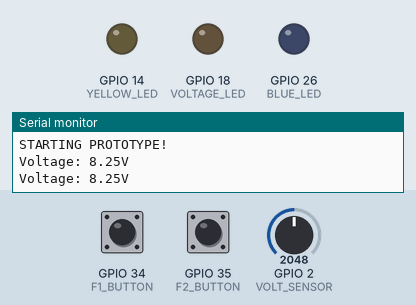
Recording of a program running on a simulated ESP32. Shown: output pins drawn as LEDs (lit = HIGH), the last lines printed to the serial monitor. Inputs (shaded band) come from the test bench; at power-on: GPIO 34 (F1_BUTTON) LOW, GPIO 35 (F2_BUTTON) LOW, GPIO 2 (VOLT_SENSOR) = 2048.

Above: at 1.8 s.
1.9 s: GPIO 34 (F1_BUTTON) pulled HIGH for 1.2 s
At 3.3 s:
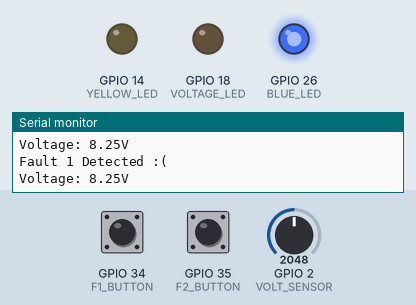
5.5 s: GPIO 35 (F2_BUTTON) pulled HIGH for 1.2 s
At 6.4 s:
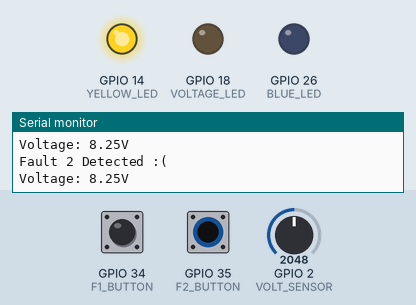
8.5 s: GPIO 35 (F2_BUTTON) pulled HIGH for 3.2 s
At 13.2 s:
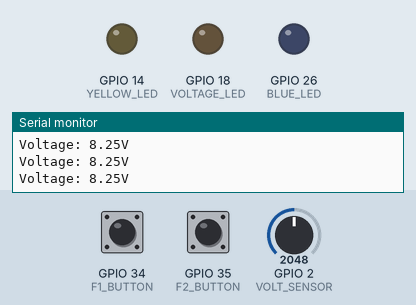
13.5 s: GPIO 34 (F1_BUTTON) pulled HIGH for 3.2 s
At 14.9 s:
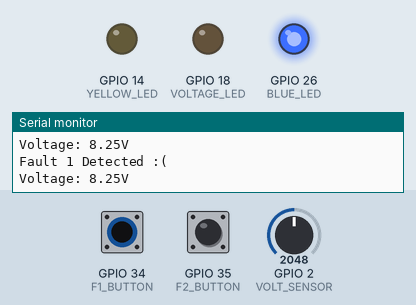
18.5 s: GPIO 34 (F1_BUTTON) driven HIGH and GPIO 35 (F2_BUTTON) driven HIGH
At 20.0 s:
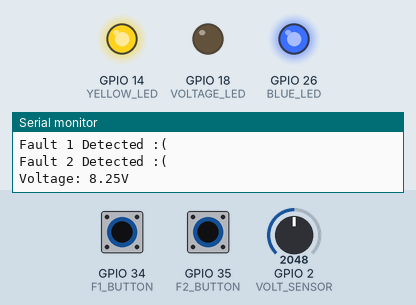
Timing chart, 0 to 21.5 s (numbered marks = the images above; inputs shaded):
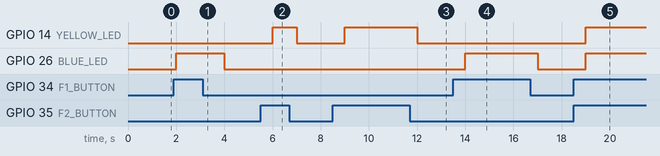

The program:

main.cpp
```cpp
#include <Arduino.h>
#include <prototype.h>

void setup()
{
  Serial.begin(115200);
  Serial.println("STARTING PROTOTYPE!");

  // set input for volt sensor
  pinMode(VOLT_SENSOR, INPUT);

  // set input for faults
  pinMode(F1_BUTTON, INPUT);
  pinMode(F2_BUTTON, INPUT);

  // set output for LEDS
  pinMode(BLUE_LED, OUTPUT);
  pinMode(YELLOW_LED, OUTPUT);
  pinMode(VOLTAGE_LED, OUTPUT);

  // RADIO
}

void loop()
{
  // FAULTS & FAULTS LEDS
  if(digitalRead(F1_BUTTON) == HIGH)
  {
    digitalWrite(BLUE_LED, HIGH);
    Serial.println("Fault 1 Detected :(");
  }
  else
  {
    digitalWrite(BLUE_LED, LOW);
  }

  if(digitalRead(F2_BUTTON) == HIGH)
  {
    digitalWrite(YELLOW_LED, HIGH);
    Serial.println("Fault 2 Detected :(");
  }
  else
  {
    digitalWrite(YELLOW_LED, LOW);
  }

  // VOLTAGE SENSOR & VOLTAGE LED
  int  volt = analogRead(VOLT_SENSOR); //def gonna have to calibrate
  float voltage = (volt * 3.3)/4096.0;
  float voltage_real = voltage * 5;
  Serial.print("Voltage: ");
  Serial.print(voltage_real);
  Serial.println("V");
  /*if (voltage > 3.3)
  {
    digitalWrite(VOLTAGE_LED, HIGH);
    Serial.println("Voltage TOO HIGH!!");
  }
  else
  {
    digitalWrite(VOLTAGE_LED, LOW);
  }*/
  delay(1000);

}
```

prototype.h
```cpp
// voltage input
#define VOLT_SENSOR 2 // 5-->2

// fault inputs
#define F1_BUTTON 34
#define F2_BUTTON 35 // 4-->35

// LEDS
#define BLUE_LED 26
#define YELLOW_LED 14
#define VOLTAGE_LED 18

// RADIO
#define RX 16
#define TX 17
```

Measured:
- after the input at 1.9 s, GPIO 26 (BLUE_LED): LOW → HIGH after 0.10 s, → LOW 2.0 s later
- after the input at 5.5 s, GPIO 14 (YELLOW_LED): LOW → HIGH after 0.50 s, → LOW 1.0 s later
- after the input at 8.5 s, GPIO 14 (YELLOW_LED): LOW → HIGH after 0.50 s, → LOW 3.0 s later
- after the input at 13.5 s, GPIO 26 (BLUE_LED): LOW → HIGH after 0.50 s, → LOW 3.0 s later
- after the input at 18.5 s, GPIO 14 (YELLOW_LED), GPIO 26 (BLUE_LED): LOW → HIGH after 0.51 s
